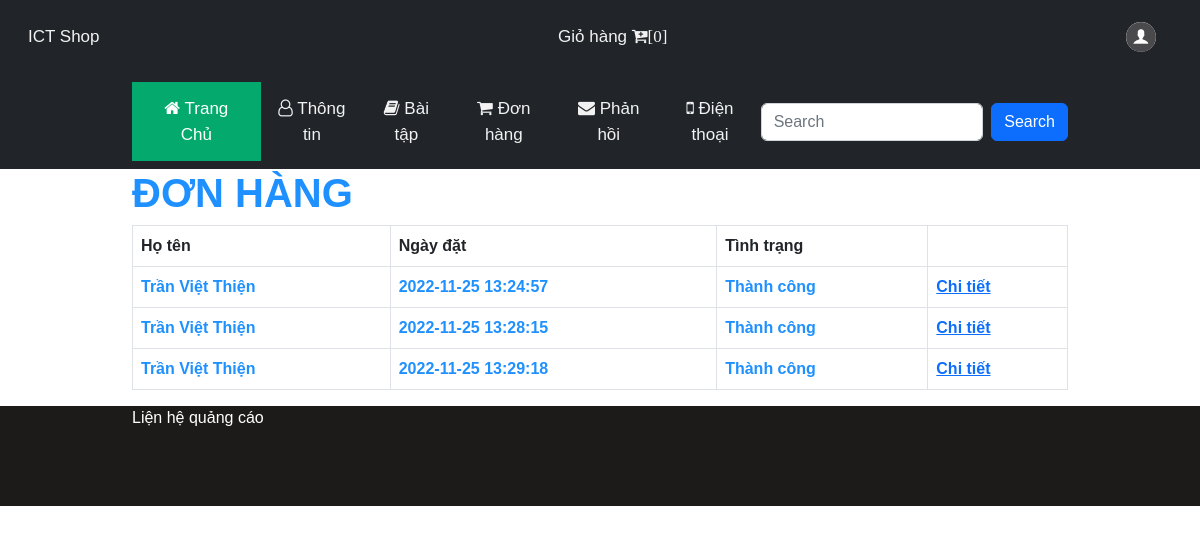
/order.php?MaNguoidung=1 (signed in), run on the app's committed database.
### tables this page shows
CREATE TABLE `donhang` (
  `Madon` int(11) NOT NULL,
  `Ngaydat` datetime NOT NULL,
  `Tinhtrang` varchar(20) NOT NULL,
  `MaNguoidung` int(11) NOT NULL
);

CREATE TABLE `nguoidung` (
  `MaNguoidung` int(11) NOT NULL,
  `Hoten` varchar(50) NOT NULL,
  `Email` varchar(50) NOT NULL,
  `Dienthoai` varchar(10) NOT NULL,
  `Matkhau` varchar(50) NOT NULL,
  `Hinhanh` varchar(25) NOT NULL,
  `Diachi` varchar(50) NOT NULL,
  `IDQuyen` int(11) DEFAULT NULL
);

### order.php (the view)
<?php include 'partials/header.php';
    $MaNguoidung=$_GET['MaNguoidung'];
    $query="SELECT donhang.Madon, donhang.Ngaydat, donhang.Tinhtrang, nguoidung.Hoten FROM donhang CROSS JOIN nguoidung
    WHERE donhang.MaNguoidung=$MaNguoidung and donhang.MaNguoidung=nguoidung.MaNguoidung";
    $result=mysqli_query($conn,$query);
?>
<section class="order">
    <div class="container">
        <h1>ĐƠN HÀNG</h1>
        <table class="table table-bordered table-hover">
            <thead>
                <tr>
                    <th>Họ tên</th>
                    <th>Ngày đặt</th>
                    <th>Tình trạng</th>
                    <th></th>
                </tr>
            </thead>
            <tbody>
                <?php  while ($rows = mysqli_fetch_array($result)){ ?>
                <tr>
                    <td><?php echo $rows['Hoten'] ?></td>
                    <td><?php echo $rows['Ngaydat'] ?></td>
                    <td><?php echo $rows['Tinhtrang'] ?></td>
                    <td><a href="order-view.php?Madon=<?php echo $rows['Madon'] ?>">Chi tiết</a></td>
                </tr>
                <?php  } ?>
            </tbody>
        </table>
    </div>
</section>
<?php include 'partials/footer.php'; ?>

### partials/header.php (style rules this page uses)
.container { max-width: 80%; }
* { margin: 0 0; padding: 0 0; font-family: Arial, Helvetica, sans-serif; }
h1, td { color: DodgerBlue; font-weight: bold; }

### data on the page
donhang: MaNguoidung.Hoten "Trần Việt Thiện", Ngaydat "2022-11-25 13:24:57", Tinhtrang "Thành công"
donhang: MaNguoidung.Hoten "Trần Việt Thiện", Ngaydat "2022-11-25 13:28:15", Tinhtrang "Thành công"
donhang: MaNguoidung.Hoten "Trần Việt Thiện", Ngaydat "2022-11-25 13:29:18", Tinhtrang "Thành công"

### other printed values
count($cart) "0"
